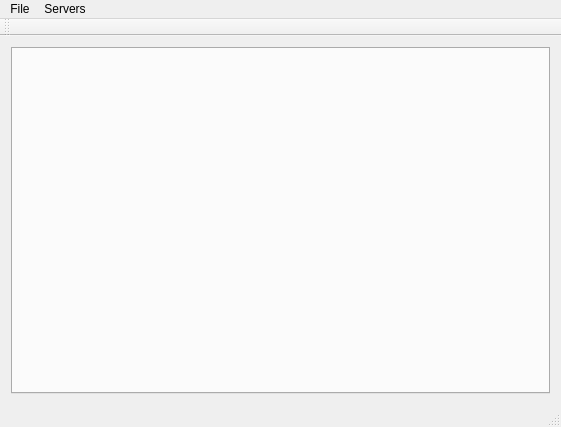
<?xml version="1.0" encoding="UTF-8"?>
<ui version="4.0">
 <class>MainWindow</class>
 <widget class="QMainWindow" name="MainWindow">
  <property name="geometry">
   <rect>
    <x>0</x>
    <y>0</y>
    <width>561</width>
    <height>427</height>
   </rect>
  </property>
  <property name="minimumSize">
   <size>
    <width>561</width>
    <height>427</height>
   </size>
  </property>
  <property name="maximumSize">
   <size>
    <width>561</width>
    <height>427</height>
   </size>
  </property>
  <property name="windowTitle">
   <string>Terraria Server Manager</string>
  </property>
  <widget class="QWidget" name="centralWidget">
   <layout class="QGridLayout" name="gridLayout_2">
    <item row="0" column="0">
     <layout class="QGridLayout" name="gridLayout">
      <item row="0" column="0">
       <widget class="QTabWidget" name="tabWidget">
        <property name="currentIndex">
         <number>-1</number>
        </property>
       </widget>
      </item>
     </layout>
    </item>
   </layout>
  </widget>
  <widget class="QMenuBar" name="menuBar">
   <property name="geometry">
    <rect>
     <x>0</x>
     <y>0</y>
     <width>561</width>
     <height>21</height>
    </rect>
   </property>
   <widget class="QMenu" name="menuServers">
    <property name="title">
     <string>Servers</string>
    </property>
    <addaction name="actionHost"/>
    <addaction name="actionShutdown"/>
   </widget>
   <widget class="QMenu" name="menuFile">
    <property name="title">
     <string>File</string>
    </property>
    <addaction name="actionConfigurations"/>
    <addaction name="actionOptions"/>
    <addaction name="actionExit"/>
   </widget>
   <addaction name="menuFile"/>
   <addaction name="menuServers"/>
  </widget>
  <widget class="QToolBar" name="mainToolBar">
   <attribute name="toolBarArea">
    <enum>TopToolBarArea</enum>
   </attribute>
   <attribute name="toolBarBreak">
    <bool>false</bool>
   </attribute>
  </widget>
  <widget class="QStatusBar" name="statusBar"/>
  <action name="actionExit">
   <property name="text">
    <string>Exit</string>
   </property>
  </action>
  <action name="actionHost">
   <property name="text">
    <string>Host</string>
   </property>
  </action>
  <action name="actionShutdown">
   <property name="text">
    <string>Shutdown</string>
   </property>
  </action>
  <action name="actionConfigurations">
   <property name="text">
    <string>Configurations</string>
   </property>
  </action>
  <action name="actionOptions">
   <property name="text">
    <string>Options</string>
   </property>
  </action>
 </widget>
 <layoutdefault spacing="6" margin="11"/>
 <resources/>
 <connections/>
</ui>
